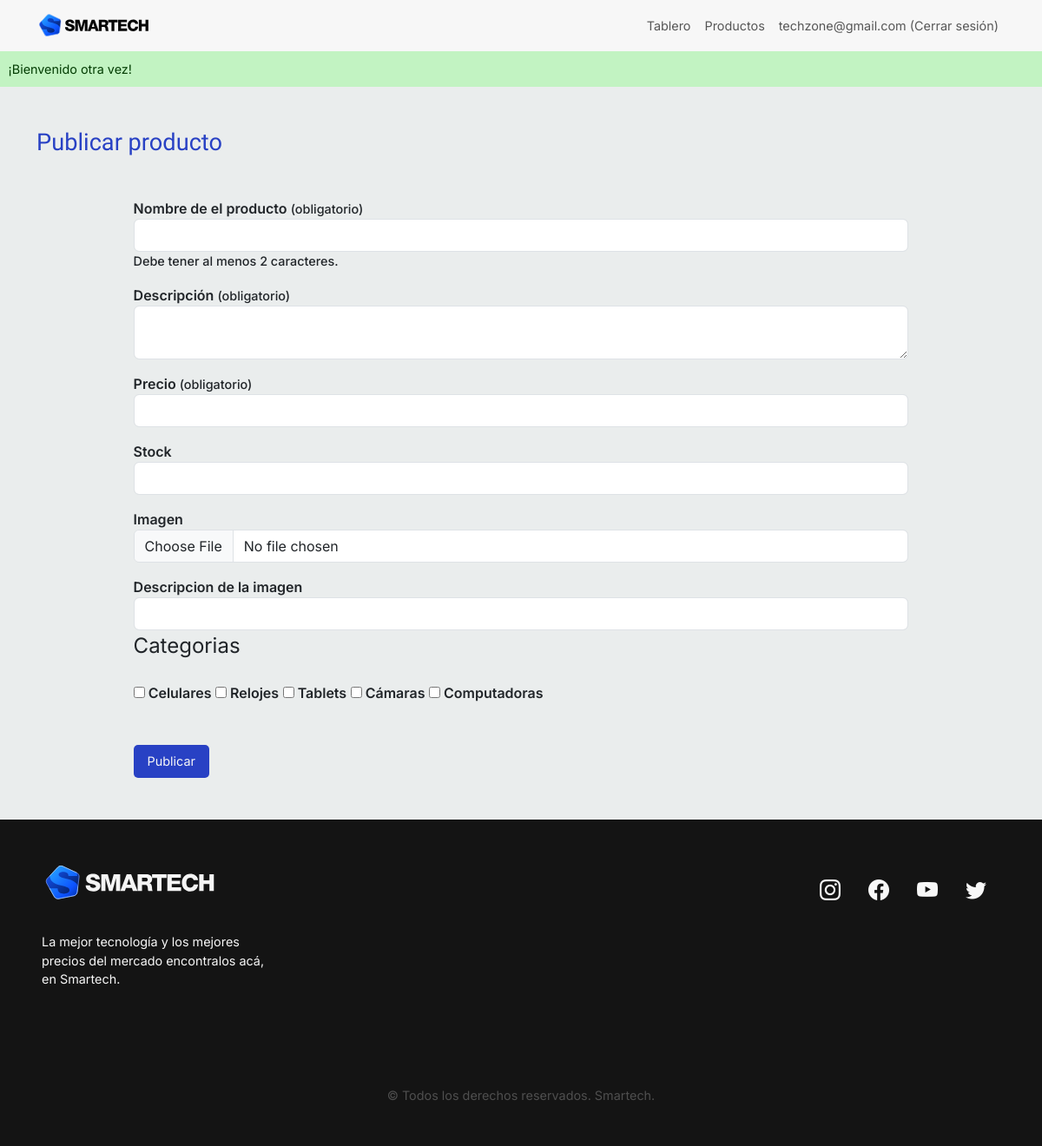
/admin/index.php?s=publish-product (signed in), run on an earlier commit of the app's database.
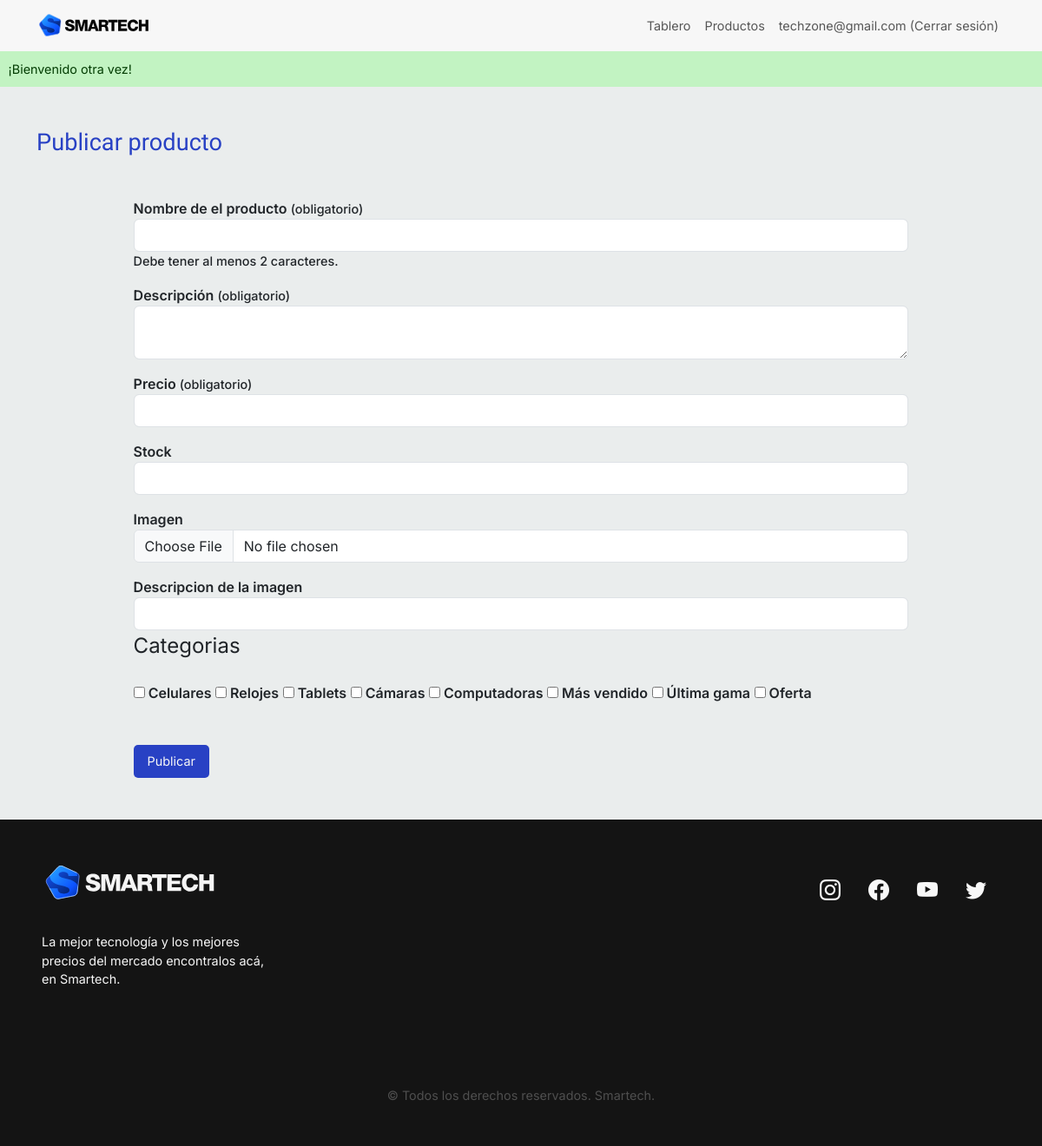
And on a later commit of the database.
### tables this page shows
CREATE TABLE `vendedores` (
  `vendedor_id` int(10) UNSIGNED NOT NULL,
  `nombre` varchar(60) DEFAULT NULL,
  `email` varchar(100) NOT NULL,
  `password` varchar(255) NOT NULL
);

CREATE TABLE `categorias` (
  `categoria_id` int(10) UNSIGNED NOT NULL,
  `nombre` varchar(20) DEFAULT NULL
);

### bootstrap/autoload.php (called while the page is built, shortened)
<?php
    spl_autoload_register(function(string $className) {
        $className = substr($className, 4);
        $className = 'classes/' . str_replace('\\', '/', $className);
        $classPath = __DIR__ . '/../' . $className . '.php';
    })
?>

### classes/Auth/Authentication.php (called while the page is built, shortened)
<?php
class Authentication
{
    public function isAuthenticated(): bool{
        return isset($_SESSION['vendedor_id']);
    }
    public function getVendedor(): ?Vendedor{
        return (new Vendedor)->byId($_SESSION['vendedor_id']);
    }
}

### classes/Models/Vendedor.php (called while the page is built, shortened)
<?php
class Vendedor
{
    private string $email;
    public function byId(string $id): ?Vendedor
    {
        $db = (new DB)->getConexion();
        $query = "SELECT * FROM vendedores
                        WHERE vendedor_id = ?";
        $stmt = $db->prepare($query);
        $stmt->execute([$id]);
        $stmt->setFetchMode(PDO::FETCH_CLASS, Vendedor::class);
        $vendedor = $stmt->fetch();
        return $vendedor;
    }
    public function getEmail(): string
    {
        return $this->email;
    }
}

### classes/Models/Categorias.php (called while the page is built, shortened)
<?php
    class Categorias{
        private int $categoria_id;
        private string $nombre;
        public function all(): array
        {
            $db = (new DB)->getConexion();
            $query = "SELECT * FROM categorias";
            $stmt = $db->prepare($query);
            $stmt->execute();
            $stmt->setFetchMode(PDO::FETCH_CLASS, Categorias::class);
            return $stmt->fetchAll();
        }
        public function getCategoriaId(): int{
            return $this->categoria_id;
        }
        public function getNombre(): string{
            return $this->nombre;
        }
    }

### admin/views/publish-product.php (the view, shortened to what this page needs)
<?php
    if (isset($_SESSION['errores'])) {
        $errores = $_SESSION['errores'];
        unset($_SESSION['errores']);
    } else {
        $errores = [];
    }
    if (isset($_SESSION['oldData'])) {
        $oldData = $_SESSION['oldData'];
        unset($_SESSION['oldData']);
    } else {
        $oldData = [];
    }
    $categorias = (new Categorias)->all();
?>
<section class="publish">
    <div class="container">
        <h1 class="title">Publicar producto</h1>
        <form action="actions/action-publish.php" method="post" enctype="multipart/form-data">
            <div>
                <label for="nombre">Nombre de el producto <span class="small">(obligatorio)</span></label>
                <input
                type="text"
                id="nombre"
                name="nombre"
                class="form-control"
                aria-describedby="help-nombre <?php if(isset($errores['nombre'])): ?> error-nombre <?php endif; ?>"
                value="<?= $oldData['nombre'] ?? null; ?>"
                >
                <div class="small" id="help-nombre">Debe tener al menos 2 caracteres.</div>
            </div>
            <div>
                <label for="descripcion">Descripción <span class="small">(obligatorio)</span></label>
                <textarea
                    type="text"
                    id="descripcion"
                    name="descripcion"
                    class="form-control"
                    <?php if(isset($errores['descripcion'])): ?> aria-describedby="error-descripcion"> <?php endif; ?>
                ><?= $oldData['descripcion'] ?? null; ?></textarea>
            </div>
            <div>
                <label for="precio">Precio <span class="small">(obligatorio)</span></label>
                <input
                    type="number"
                    id="precio"
                    name="precio"
                    class="form-control"
                    value="<?= $oldData['precio'] ?? null; ?>"
                    <?php if(isset($errores['precio'])): ?> aria-describedby="error-precio"> <?php endif; ?>
            </div>
            <div>
                <label for="stock">Stock</label>
                <input
                    type="number"
                    id="stock"
                    name="stock"
                    class="form-control"
                    value="<?= $oldData['stock'] ?? null; ?>">
            </div>
            <div>
                <label for="imagen">Imagen</label>
                <input
                    type="file"
                    id="imagen"
                    name="imagen"
                    class="form-control">
            </div>
            <div>
                <label for="imagen_desc">Descripcion de la imagen</label>
                <input
                    type="text"
                    id="imagen_desc"
                    name="imagen_desc"
                    class="form-control"
                    value="<?= $oldData['imagen_desc'] ?? null; ?>"
                >
            </div>
            <fieldset class="mb-3">
                <legend>Categorias</legend>
                <?php foreach($categorias as $categoria): ?>
                    <label for="">
                        <input type="checkbox" name="categoria_id[]" value="<?= $categoria->getCategoriaId(); ?>">
                        <?= $categoria->getNombre();?>
                    </label>
                <?php endforeach; ?>
            </fieldset>
            <button type="submit">Publicar</button>
        </form>
    </div>
</section>

### admin/index.php (shortened to what this page needs)
<?php
require_once __DIR__ . '/../bootstrap/autoload.php';
$view = $_GET['s'] ?? 'dashboard';
$autenticacion = new \App\Auth\Authentication;
?>
<!DOCTYPE html>
<html lang="es">
<head>
    <link rel="stylesheet" href="https://cdn.jsdelivr.net/npm/bootstrap-icons@1.10.4/font/bootstrap-icons.css">
    <link href="https://cdn.jsdelivr.net/npm/bootstrap@5.3.0-alpha3/dist/css/bootstrap.min.css" rel="stylesheet">
    <link rel="stylesheet" href="../css/style.css">
</head>
<body>
    <nav class="navbar navbar-expand-md">
        <div class="container d-flex">
            <a class="navbar-brand" href="index.php?s=dashboard"><img src="../img/logos/logo-smartech.svg" alt="SmarTech logo." width="130"></a>
            <div class="collapse navbar-collapse" id="navbarNavAltMarkup">
                <?php if ($autenticacion->isAuthenticated()):?>
                <div class="navbar-nav ms-auto">
                    <a class="nav-link" href="index.php?s=dashboard">Tablero</a>
                    <a class="nav-link" href="index.php?s=products">Productos</a>
                    <p>
                        <form action="actions/log-out.php" method="post">
                            <button class="nav-link" type="submit"><?= $autenticacion->getVendedor()->getEmail() ?> (Cerrar sesión)</button>
                        </form>
                    </p>
                </div>
                <?php endif; ?>
            </div>
        </div>
    </nav>
    <?php
        if (isset($_SESSION['mensajeExito'])):
    ?>
    <div class="success"><?= $_SESSION['mensajeExito'];?></div>
    <?php
        endif;
    ?>
    <main class="main-content">
        <?php
        require 'views/' . $view . '.php';
        ?>
    </main>
    <footer class="p-5 footer">
        <div class="row">
            <div class="col-12 col-md-6 footer-first">
                <img src="../img/logos/logo-smartech-wh.svg" alt="SmarTech logo." width="200">
                <p>La mejor tecnología y los mejores precios del mercado encontralos acá, en Smartech.</p>
            </div>
            <div class="col-12 col-md-6">
                <div class="social">
                    <i class="bi bi-instagram"></i>
                    <i class="bi bi-facebook"></i>
                    <i class="bi bi-youtube"></i>
                    <i class="bi bi-twitter"></i>
                </div>
            </div>
            <p class="text-center m-0 copy">&copy; Todos los derechos reservados. Smartech.</p>
        </div>
    </footer>
</body>
</html>

### css/style.css (style rules this page uses)
* { padding: 0; margin: 0; box-sizing: border-box; font-family: "Inter", sans-serif; }
body { background-color: #eaeded; }
.title { color: #2841c4; font-size: 1.7rem; font-family: "Oswald", sans-serif; margin-bottom: 2rem; }
.navbar { background-color: #f7f7f7; }
.nav-link { font-size: 0.9rem; text-align: center; }
.footer { background-color: #141414; color: #f7f7f7; font-size: 0.9rem; }
.footer-first { display: flex; align-items: center; flex-direction: column; }
.footer-first p { text-align: center; margin-top: 2rem; margin-bottom: 2rem; }
.social { display: flex; justify-content: center; }
.social i { padding: 1rem; font-size: 1.5rem; }
.copy { padding-top: 5rem; color: #4f4f4f; }
.publish { padding: 3rem 0; }
.publish form { display: flex; justify-content: center; flex-direction: column; width: 80%; margin: 0 auto; }
.publish form label { font-weight: 600; margin-top: 1rem; }
.publish form button { border: none; color: #f7f7f7; background-color: #2841c4; padding: 0.5rem 1rem; border-radius: 5px; font-size: 0.9rem; margin-top: 2rem; }
.success { background-color: #c2f3c2; color: #033d03; padding: 0.6rem; font-size: 0.9rem; width: 100%; }
.small { font-size: 0.9rem; font-weight: 500; }
@media (min-width: 576px) { .footer-first { align-items: start; } }
@media (min-width: 576px) { .footer-first p { width: 50%; text-align: left; } }
@media (min-width: 576px) { .social { justify-content: end; } }

What changed in the data, as far as the page shows it:
added categorias: nombre "Más vendido"
added categorias: nombre "Última gama"
added categorias: nombre "Oferta"
